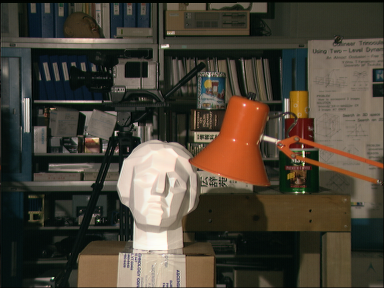
%> input picture Matlab/testy/img_stereo/left.ppm, 384 x 288 px
$ octave runStereoMatcher.m   (GNU Octave 9; MATLAB toolbox functions it lacks are replaced by stand-ins)
%> lines starting %> are read from the running program, lines starting %| are printed output that depends on the picture
### Matlab/testy/example_referenceForCVPR11.m
function example_referenceForCVPR11(testimage,r,eps,thresColor,thresGrad,gamma,threshBorder,gamma_c,gamma_d,r_median,UseParallelToolbox)
%> called with testimage = 1, r = 9, eps = 0.0001, thresColor = 0.0275, thresGrad = 0.00784, gamma = 0.11, threshBorder = 0.0118, gamma_c = 0.1

% Load input images and set disparity ranges
if (testimage==1)
    Il = single(imread('.\img_stereo\left.ppm')) / 255;
    Ir = single(imread('.\img_stereo\right.ppm')) / 255;
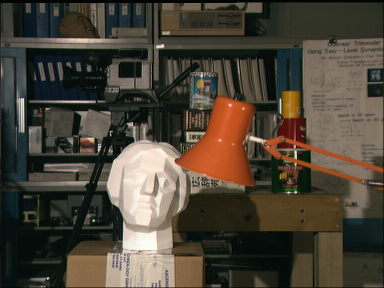
%> input picture Matlab/testy/img_stereo/right.ppm, 384 x 288 px
    numDisp = 16; % Maximum disparity range
elseif (testimage==2)
    Il = double(imread('.\img_stereo\teddy_left.ppm')) / 255;
    Ir = double(imread('.\img_stereo\teddy_right.ppm')) / 255;
    numDisp = 59; % Maximum disparity range
elseif (testimage==3)
    Il = double(imread('.\img_stereo\cones_left.ppm')) / 255;
    Ir = double(imread('.\img_stereo\cones_right.ppm')) / 255;
    numDisp = 59; % Maximum disparity range
elseif (testimage==4)
    Il = double(imread('.\img_stereo\venus_left.ppm')) / 255;
    Ir = double(imread('.\img_stereo\venus_right.ppm')) / 255;
    numDisp = 32; % Maximum disparity range
end

% Convert to grayscale
Il_g = rgb2gray(Il);
Ir_g = rgb2gray(Ir);

% Mirror image
Il_1 = flipdim(Ir,2);
Ir_1 = flipdim(Il,2);
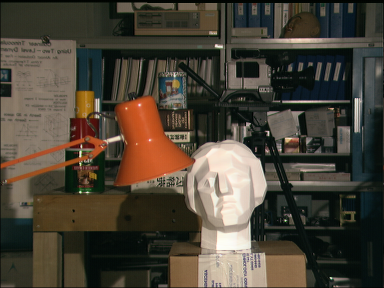
%> Ir_1: size 288x384x3 single; mean R, G, B 0.293, 0.265, 0.217; mean of the top-left, top-right, bottom-left and bottom-right quarters 0.272, 0.201, 0.215, 0.346

% Compute gradient in X-direction from grayscale images
fx_l = gradient(Il_g);
fx_r = gradient(Ir_g);
fx_l = fx_l+0.5; % To get a range of values between 0 to 1
fx_r = fx_r+0.5; % To get a range of values between 0 to 1
imwrite(fx_l,'gradTmpl.pgm');
imwrite(fx_r,'gradTmpr.pgm');
fx_l2 = single(imread('gradTmpl.pgm'))/255;
%> fx_l2: size 288x384 single; min 0.0549, max 0.906, mean 0.5
fx_r2 = single(imread('gradTmpr.pgm'))/255;
%> fx_r2: size 288x384 single; min 0.0784, max 0.961, mean 0.5
fx_l_1 = flipdim(fx_r,2);
fx_r_1 = flipdim(fx_l,2);

[m,n,c] = size(Il);
%> m = 288; n = 384; c = 3

dispVol = ones(m,n,numDisp)*(threshBorder);
dispVol1 = ones(m,n,numDisp)*(threshBorder);

% Create initial cost volume (eq. (5) in the paper)
for d=1:numDisp

    % Truncated SAD of color images for current displacement
    tmp = ones(m,n,c)*threshBorder;
    tmp(:,(d+1):n,:) = Ir(:,1:n-d,:);
    p_color = abs(tmp - Il);
    p_color = sum(p_color,3)*0.333333333333;
    p_color = min(p_color,thresColor);

    % Truncated SAD of gradient images for current displacement
    tmp = ones(m,n)*threshBorder;
    tmp(:,(d+1):n) = fx_r(:,1:n-d);
    p_grad = abs(tmp - fx_l);
    p_grad = min(p_grad,thresGrad);

    p = gamma*p_color + (1-gamma)*p_grad; % Combined color and gradient

    % Same for other view
    tmp1 = ones(m,n,c)*threshBorder;
    tmp1(:,(d+1):n,:) = Ir_1(:,1:n-d,:);
    p1_color = abs(tmp1 - Il_1);
    p1_color = sum(p1_color,3)*0.333333333333;
    p1_color = min(p1_color,thresColor);

    tmp1 = ones(m,n)*threshBorder;
    tmp1(:,(d+1):n) = fx_r_1(:,1:n-d);
    p1_grad = abs(tmp1 - fx_l_1);
    p1_grad = min(p1_grad,thresGrad);

    p1 = gamma*p1_color + (1-gamma)*p1_grad; % Combined color and gradient

    % Set value in cost volume
    dispVol(:,:,d) = p;
    dispVol1(:,:,d) = flipdim(p1,2);
end
%> this loop made 16 passes
%> pass 1, in example_referenceForCVPR11, `p_color = min(p_color,thresColor);`:
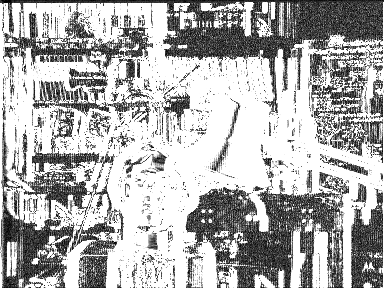
%> p_color: size 288x384 single; min 0, max 0.0275, mean 0.0189; drawn with min black and max white
%> pass 1, in example_referenceForCVPR11, `p_grad = abs(tmp - fx_l);`:
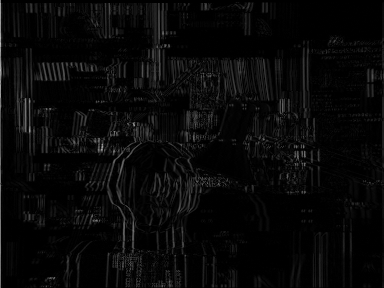
%> p_grad: size 288x384 single; min 0, max 0.734, mean 0.0344
%> after the loop:
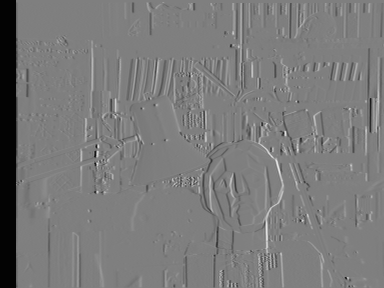
%> tmp1: size 288x384 double; min 0.0118, max 0.906, mean 0.479

% Smooth cost volume with guided filter (using eq. (1) with weights in (4))
if (UseParallelToolbox)
    parfor d=1:numDisp % use parallel for loop when using the parallel computing toolbox
        p = dispVol(:,:,d);
        p1 = dispVol1(:,:,d);

        q = guidedfilter_color(Il, double(p), r, eps);
        p1 =  flipdim(p1,2);
        q1 = guidedfilter_color(Il_1, double(p1), r, eps);

        dispVol(:,:,d) = q;
        dispVol1(:,:,d) = flipdim(q1,2);
    end
else
    for d=1:numDisp % use regular for loop when not using the parallel computing toolbox
        p = dispVol(:,:,d);
        p1 = dispVol1(:,:,d);

        q = guidedfilter_color(Il, double(p), r, eps);
        p1 =  flipdim(p1,2);
        q1 = guidedfilter_color(Il_1, double(p1), r, eps);

        dispVol(:,:,d) = q;
        dispVol1(:,:,d) = flipdim(q1,2);
    end
end

% Winner take all label selection (eq. (2))
[unused,labels_left] = min(dispVol,[],3);
[unused,labels_right] = min(dispVol1,[],3);

% Left-right consistency check
Y = repmat((1:m)', [1 n]);
X = repmat(1:n, [m 1]) - labels_left;
X(X<1) = 1;
indices = sub2ind([m,n],Y,X);

final_labels = labels_left;
final_labels(abs(labels_left - labels_right(indices))>=1) = -1;

% Fill and filter (post-process) pixels that fail the consistency check
inputLabels = final_labels;
final_labels = fillPixelsReference(Il, inputLabels, gamma_c, gamma_d, r_median, numDisp);

% Show final disparity map
figure, imagesc(final_labels)
end

### Matlab/testy/guidedfilter_color.m
function q = guidedfilter_color(I, p, r, eps)
%   GUIDEDFILTER_COLOR   O(1) time implementation of guided filter using a color image as the guidance.
%
%   - guidance image: I (should be a color (RGB) image)
%   - filtering input image: p (should be a gray-scale/single channel image)
%   - local window radius: r
%   - regularization parameter: eps

[hei, wid] = size(p);
N = boxfilter(ones(hei, wid), r); % the size of each local patch; N=(2r+1)^2 except for boundary pixels.

mean_I_r = boxfilter(I(:, :, 1), r) ./ N;
mean_I_g = boxfilter(I(:, :, 2), r) ./ N;
mean_I_b = boxfilter(I(:, :, 3), r) ./ N;

mean_p = boxfilter(p, r) ./ N;

mean_Ip_r = boxfilter(I(:, :, 1).*p, r) ./ N;
mean_Ip_g = boxfilter(I(:, :, 2).*p, r) ./ N;
mean_Ip_b = boxfilter(I(:, :, 3).*p, r) ./ N;

% covariance of (I, p) in each local patch.
cov_Ip_r = mean_Ip_r - mean_I_r .* mean_p;
cov_Ip_g = mean_Ip_g - mean_I_g .* mean_p;
cov_Ip_b = mean_Ip_b - mean_I_b .* mean_p;

% variance of I in each local patch: the matrix Sigma in Eqn (14).
% Note the variance in each local patch is a 3x3 symmetric matrix:
%           rr, rg, rb
%   Sigma = rg, gg, gb
%           rb, gb, bb


var_I_rr = boxfilter(I(:, :, 1).*I(:, :, 1), r) ./ N - mean_I_r .*  mean_I_r;
var_I_rg = boxfilter(I(:, :, 1).*I(:, :, 2), r) ./ N - mean_I_r .*  mean_I_g;
var_I_rb = boxfilter(I(:, :, 1).*I(:, :, 3), r) ./ N - mean_I_r .*  mean_I_b;
var_I_gg = boxfilter(I(:, :, 2).*I(:, :, 2), r) ./ N - mean_I_g .*  mean_I_g;
var_I_gb = boxfilter(I(:, :, 2).*I(:, :, 3), r) ./ N - mean_I_g .*  mean_I_b;
var_I_bb = boxfilter(I(:, :, 3).*I(:, :, 3), r) ./ N - mean_I_b .*  mean_I_b;

a = zeros(hei, wid, 3);
for y=1:hei
    for x=1:wid
        Sigma = [var_I_rr(y, x), var_I_rg(y, x), var_I_rb(y, x);
                 var_I_rg(y, x), var_I_gg(y, x), var_I_gb(y, x);
                 var_I_rb(y, x), var_I_gb(y, x), var_I_bb(y, x)];
        %Sigma = Sigma + eps * eye(3);

        cov_Ip = [cov_Ip_r(y, x), cov_Ip_g(y, x), cov_Ip_b(y, x)];

        a(y, x, :) = cov_Ip * inv(Sigma + eps * eye(3)); % Eqn. (14) in the paper;
    end
end

b = mean_p - a(:, :, 1) .* mean_I_r - a(:, :, 2) .* mean_I_g - a(:, :, 3) .* mean_I_b; % Eqn. (15) in the paper;

q = (boxfilter(a(:, :, 1), r).* I(:, :, 1)...
+ boxfilter(a(:, :, 2), r).* I(:, :, 2)...
+ boxfilter(a(:, :, 3), r).* I(:, :, 3)...
+ boxfilter(b, r)) ./ N;  % Eqn. (16) in the paper;
end

### Matlab/testy/boxfilter.m
function imDst = boxfilter(imSrc, r)

%   BOXFILTER   O(1) time box filtering using cumulative sum
%
%   - Definition imDst(x, y)=sum(sum(imSrc(x-r:x+r,y-r:y+r)));
%   - Running time independent of r;
%   - Equivalent to the function: colfilt(imSrc, [2*r+1, 2*r+1], 'sliding', @sum);
%   - But much faster.

imSrc = single(imSrc);
[hei, wid] = size(imSrc);
imDst = zeros(size(imSrc));

%cumulative sum over Y axis
imCum = cumsum(imSrc, 1);
%difference over Y axis
imDst(1:r+1, :) = imCum(1+r:2*r+1, :);
imDst(r+2:hei-r, :) = imCum(2*r+2:hei, :) - imCum(1:hei-2*r-1, :);
imDst(hei-r+1:hei, :) = repmat(imCum(hei, :), [r, 1]) - imCum(hei-2*r:hei-r-1, :);

%cumulative sum over X axis
imCum = cumsum(imDst, 2);
%difference over Y axis
imDst(:, 1:r+1) = imCum(:, 1+r:2*r+1);
imDst(:, r+2:wid-r) = imCum(:, 2*r+2:wid) - imCum(:, 1:wid-2*r-1);
imDst(:, wid-r+1:wid) = repmat(imCum(:, wid), [1, r]) - imCum(:, wid-2*r:wid-r-1);
end

### Matlab/testy/runStereoMatcher.m
% Matlab demo code accompanying the CVPR11 paper [C. Rhemann, A. Hosni,
% M. Bleyer, C. Rother, M. Gelautz, Fast Cost-Volume Filtering for Visual
% Correspondence and Beyond, CVPR11]
% Contributed by Christoph Rhemann (rhemann@ims.tuwien.ac.at)
%
% Please note that the running time and results reported in the paper is from a CUDA
% implementation. Hence, results and running times do not match this Matlab
% implementation.

UseParallelToolbox = false; % Set true if you want to take advantage of the Matlab parallel computing toolbox
ParallelWorkers = 4; % How many workers should be used by the parallel computing toolbox (should be equal or less the number of available CPU cores)

% Set up parallel computing toolbox
if (UseParallelToolbox)
    isOpen = matlabpool('size') > 0;
    if (isOpen)
        matlabpool close force local
    end
    matlabpool(ParallelWorkers)
end

% Parameter settings
r = 9;                  % filter kernel in eq. (3) has size r \times r
eps = 0.0001;           % \epsilon in eq. (3)
thresColor = 7/255;     % \tau_1 in eq. (5)
thresGrad = 2/255;      % \tau_2 in eq. (5)
gamma = 0.11;           % (1- \alpha) in eq. (5)
threshBorder = 3/255;   % some threshold for border pixels
gamma_c = 0.1;          % \sigma_c in eq. (6)
gamma_d = 9;            % \sigma_s in eq. (6)
r_median = 19;          % filter kernel of weighted median in eq. (6) has size r_median \times r_median

% Compute disparity map for middlebury test images (vision.middlebury.edu/stereo/)
for testimage = 1:1
%> (the run ends here)
